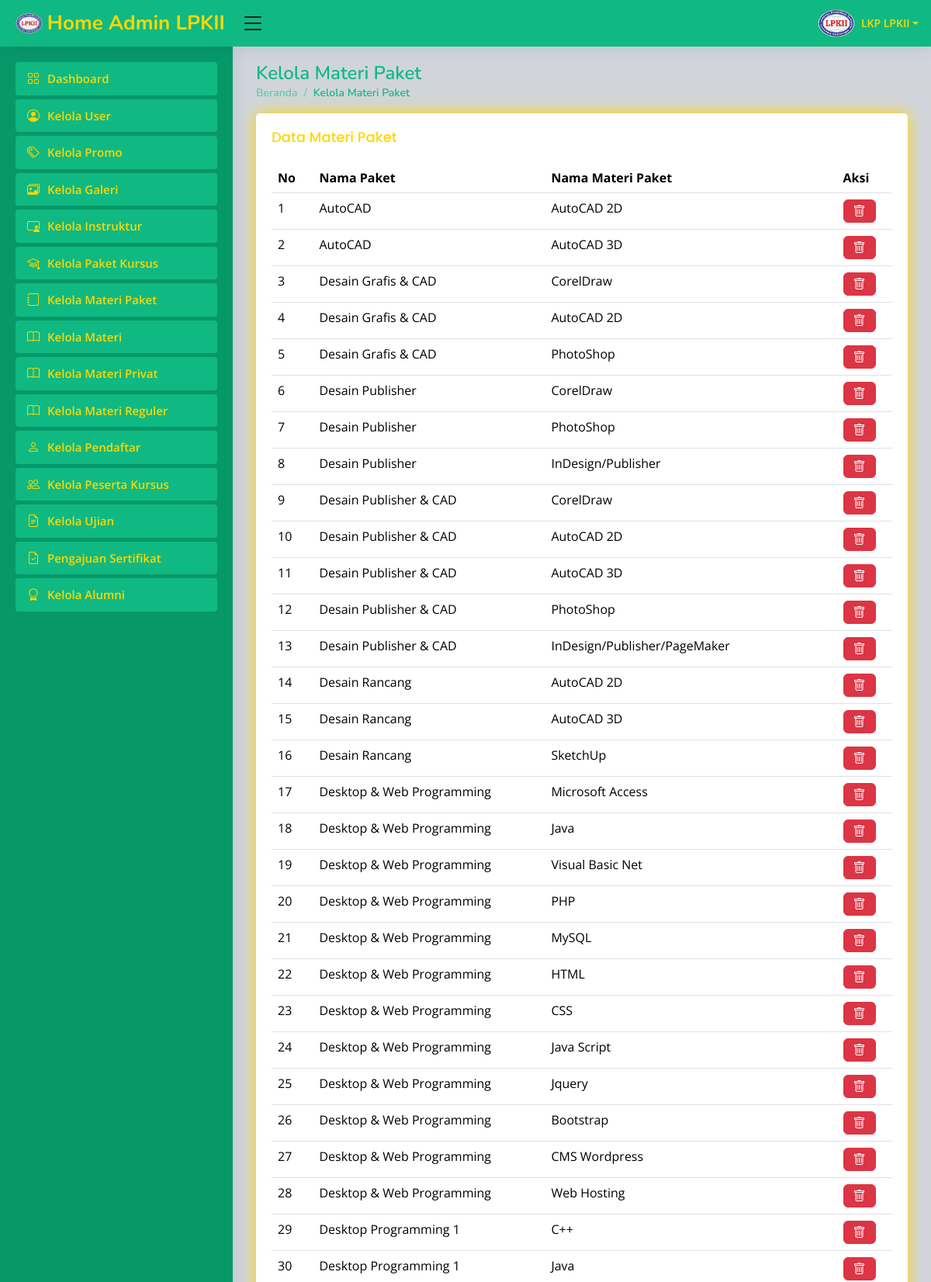
The app's page /dashboard.php?url=kelola_materi_paket.php (signed in, upper part) with its own data.
### tables this page shows
CREATE TABLE `materi_paket` (
  `id_materi_paket` int(11) NOT NULL,
  `id_paket_kursus` int(11) NOT NULL,
  `id_materi` int(11) NOT NULL
);

CREATE TABLE `paket_kursus` (
  `id_paket_kursus` int(11) NOT NULL,
  `kode` varchar(7) NOT NULL,
  `nama_paket` varchar(255) NOT NULL,
  `jp` varchar(10) NOT NULL,
  `harga` varchar(20) NOT NULL,
  `kode_jurusan` varchar(15) NOT NULL
);

CREATE TABLE `materi` (
  `id_materi` int(11) NOT NULL,
  `nama_materi` varchar(100) NOT NULL,
  `punya_ujian` tinyint(1) NOT NULL DEFAULT 1
);

### kelola_materi_paket.php (the view, shortened to what this page needs)
<?php
include 'koneksi.php';
$query = "
    SELECT mp.id_materi_paket, pk.nama_paket, m.nama_materi
    FROM materi_paket mp
    INNER JOIN paket_kursus pk ON mp.id_paket_kursus = pk.id_paket_kursus
    INNER JOIN materi m ON mp.id_materi = m.id_materi
";
$result = mysqli_query($koneksi, $query);
?>
<div class="pagetitle">
    <h1>Kelola Materi Paket</h1>
    <nav>
        <ol class="breadcrumb">
            <li class="breadcrumb-item"><a href="dashboard.php">Beranda</a></li>
            <li class="breadcrumb-item active">Kelola Materi Paket</li>
        </ol>
    </nav>
</div>
<div class="card">
    <div class="card-body overflow-x-scroll overflow-y-scroll">
        <h5 class="card-title">Data Materi Paket</h5>
        <table class="table datatable">
            <thead>
                <tr>
                    <th>No</th>
                    <th>Nama Paket</th>
                    <th>Nama Materi Paket</th>
                    <th>Aksi</th>
                </tr>
            </thead>
            <tbody>
                <?php
                $no = 0;
                while ($data = mysqli_fetch_assoc($result)) {
                    $no++;
                ?>
                    <tr>
                        <td><?= $no; ?></td>
                        <td><?= $data['nama_paket']; ?></td>
                        <td><?= $data['nama_materi']; ?></td>
                        <td>
                            <a href="?url=hapus_materi_paket&id_materi_paket=<?= $data['id_materi_paket']; ?>"
                                class="btn btn-danger" onclick="confirmDelete(this)">
                                <i class="bi bi-trash"></i>
                            </a>
                        </td>
                    </tr>
                <?php } ?>
            </tbody>
        </table>
    </div>
</div>

### assets/css/main2.css (style rules this page uses)
:root { scroll-behavior: smooth; }
body { font-family: "Open Sans", sans-serif; background: #D1D5DB; color: #111827; }
a { color: #FFD700; text-decoration: none; }
h1, h2, h3, h4, h5, h6 { font-family: "Nunito", sans-serif; }
.pagetitle { margin-bottom: 10px; }
.pagetitle h1 { font-size: 24px; margin-bottom: 0; font-weight: 600; color: #10B981; }
.card { margin-bottom: 30px; border: none; border-radius: 5px; box-shadow: 0px 0 20px #FFD700; }
.card-title { padding: 20px 0 15px 0; font-size: 18px; font-weight: 500; color: #FFD700; font-family: "Poppins", sans-serif; }
.card-body { padding: 0 20px 20px 20px; }
.breadcrumb { font-size: 14px; font-family: "Nunito", sans-serif; color: #10b9818c; font-weight: 600; }
.breadcrumb a { color: #10b9818c; transition: 0.3s; }
.breadcrumb .breadcrumb-item::before { color: #10b9818c; }
.breadcrumb .active { color: #10b981; font-weight: 600; }

### records on screen
materi_paket: id_paket_kursus.nama_paket "AutoCAD", id_materi.nama_materi "AutoCAD 2D"
materi_paket: id_paket_kursus.nama_paket "AutoCAD", id_materi.nama_materi "AutoCAD 3D"
materi_paket: id_paket_kursus.nama_paket "Desain Grafis & CAD", id_materi.nama_materi "CorelDraw"
materi_paket: id_paket_kursus.nama_paket "Desain Grafis & CAD", id_materi.nama_materi "AutoCAD 2D"
materi_paket: id_paket_kursus.nama_paket "Desain Grafis & CAD", id_materi.nama_materi "PhotoShop"
materi_paket: id_paket_kursus.nama_paket "Desain Publisher", id_materi.nama_materi "CorelDraw"
materi_paket: id_paket_kursus.nama_paket "Desain Publisher", id_materi.nama_materi "PhotoShop"
materi_paket: id_paket_kursus.nama_paket "Desain Publisher", id_materi.nama_materi "InDesign/Publisher"
materi_paket: id_paket_kursus.nama_paket "Desain Publisher & CAD", id_materi.nama_materi "CorelDraw"
materi_paket: id_paket_kursus.nama_paket "Desain Publisher & CAD", id_materi.nama_materi "AutoCAD 2D"
materi_paket: id_paket_kursus.nama_paket "Desain Publisher & CAD", id_materi.nama_materi "AutoCAD 3D"
materi_paket: id_paket_kursus.nama_paket "Desain Publisher & CAD", id_materi.nama_materi "PhotoShop"
materi_paket: id_paket_kursus.nama_paket "Desain Publisher & CAD", id_materi.nama_materi "InDesign/Publisher/PageMaker"
materi_paket: id_paket_kursus.nama_paket "Desain Rancang", id_materi.nama_materi "AutoCAD 2D"
materi_paket: id_paket_kursus.nama_paket "Desain Rancang", id_materi.nama_materi "AutoCAD 3D"
materi_paket: id_paket_kursus.nama_paket "Desain Rancang", id_materi.nama_materi "SketchUp"
materi_paket: id_paket_kursus.nama_paket "Desktop & Web Programming", id_materi.nama_materi "Microsoft Access"
materi_paket: id_paket_kursus.nama_paket "Desktop & Web Programming", id_materi.nama_materi "Java"
materi_paket: id_paket_kursus.nama_paket "Desktop & Web Programming", id_materi.nama_materi "Visual Basic Net"
materi_paket: id_paket_kursus.nama_paket "Desktop & Web Programming", id_materi.nama_materi "PHP"
materi_paket: id_paket_kursus.nama_paket "Desktop & Web Programming", id_materi.nama_materi "MySQL"
materi_paket: id_paket_kursus.nama_paket "Desktop & Web Programming", id_materi.nama_materi "HTML"
materi_paket: id_paket_kursus.nama_paket "Desktop & Web Programming", id_materi.nama_materi "CSS"
materi_paket: id_paket_kursus.nama_paket "Desktop & Web Programming", id_materi.nama_materi "Java Script"
materi_paket: id_paket_kursus.nama_paket "Desktop & Web Programming", id_materi.nama_materi "Jquery"
materi_paket: id_paket_kursus.nama_paket "Desktop & Web Programming", id_materi.nama_materi "Bootstrap"
materi_paket: id_paket_kursus.nama_paket "Desktop & Web Programming", id_materi.nama_materi "CMS Wordpress"
materi_paket: id_paket_kursus.nama_paket "Desktop & Web Programming", id_materi.nama_materi "Web Hosting"
materi_paket: id_paket_kursus.nama_paket "Desktop Programming 1", id_materi.nama_materi "C++"
materi_paket: id_paket_kursus.nama_paket "Desktop Programming 1", id_materi.nama_materi "Java"

### other values on screen
$_SESSION['nama'] "LKP LPKII"
